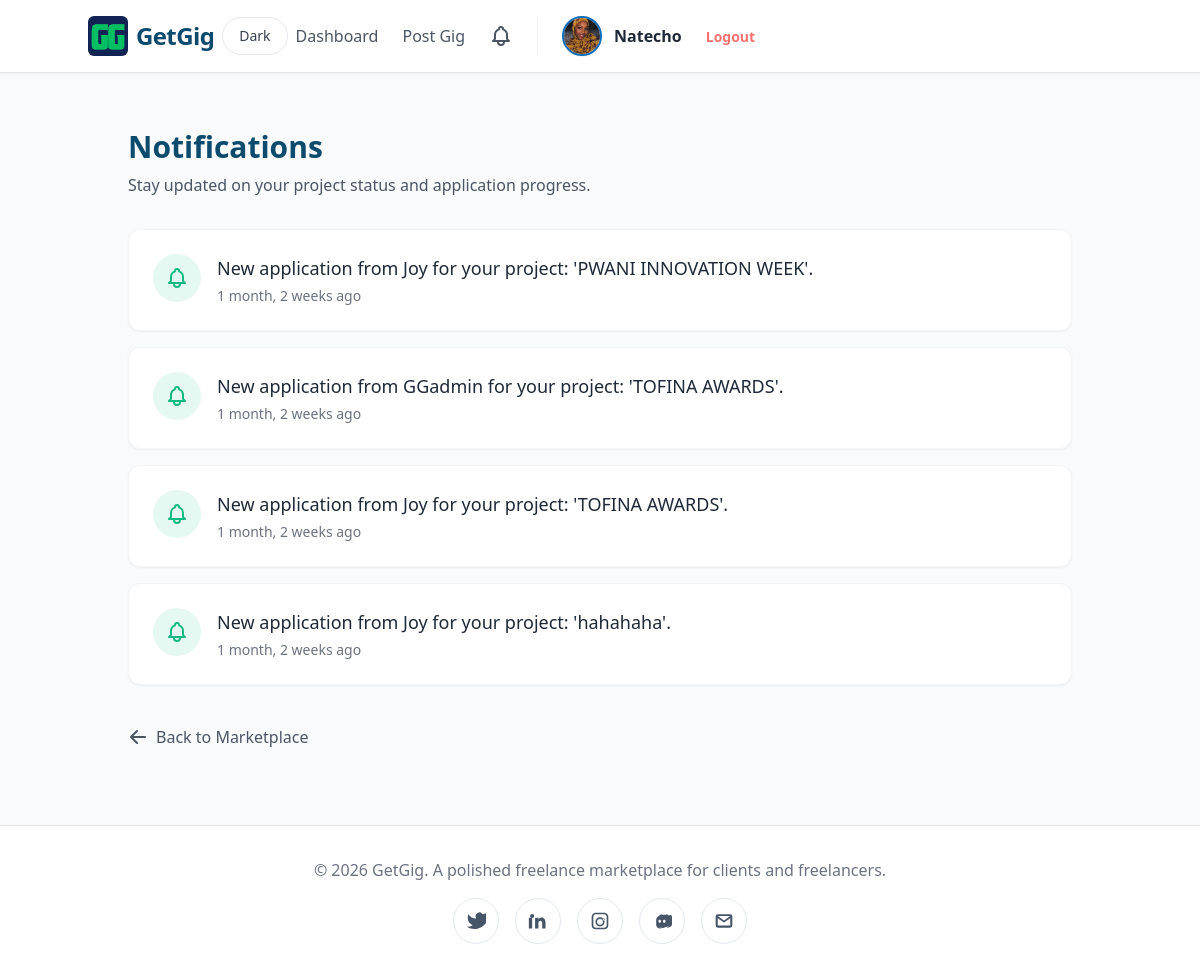
Page /users/notifications/ (signed in) on the earlier database version.
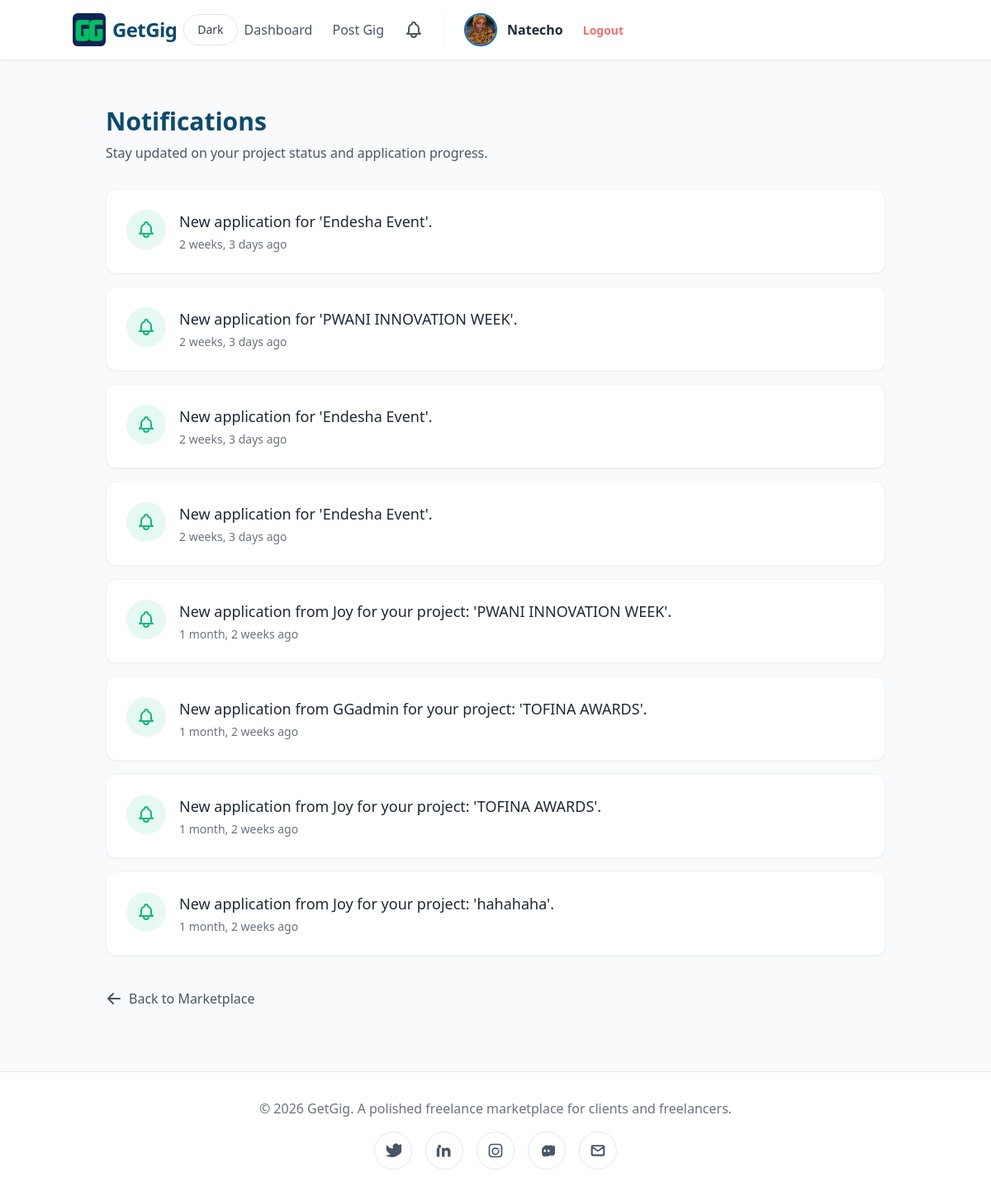
Same page on the later database version.
### users/models.py (models this page shows, shortened)
class CustomUser(AbstractUser):
    USER_TYPE_CHOICES = (
        ('client', 'Client'),
        ('freelancer', 'Freelancer'),
    )
    user_type = models.CharField(max_length=10, choices=USER_TYPE_CHOICES, default='freelancer')
    profile_image = models.ImageField(upload_to='profiles/', default='profiles/default.png')
    bio = models.TextField(blank=True)
    profile_image = models.ImageField(upload_to='profiles/', blank=True, null=True)
    company_name = models.CharField(max_length=100, blank=True)
    skills = models.CharField(max_length=255, blank=True)

class Notification(models.Model):
    user = models.ForeignKey(settings.AUTH_USER_MODEL, on_delete=models.CASCADE, related_name='notifications')
    message = models.TextField()
    is_read = models.BooleanField(default=False)
    created_at = models.DateTimeField(auto_now_add=True)
    class Meta:
        ordering = ['-created_at']

### users/views.py (the view)
# urls.py: path('notifications/', views.notifications_view, name='notifications'),
@login_required
def notifications_view(request):
    notifications = request.user.notifications.all()
    notifications.update(is_read=True)
    return render(request, 'users/notifications.html', {'notifications': notifications})

### templates/users/notifications.html (shortened to what this page needs)
{% extends 'base.html' %}
{% block content %}
<div class="max-w-5xl mx-auto mt-8 px-4">
    <div class="mb-8">
        <h1 class="text-3xl font-bold text-[#0c4a6e]">Notifications</h1>
        <p class="text-gray-600 dark:text-slate-400 mt-2">Stay updated on your project status and application progress.</p>
    </div>
    <div class="space-y-4">
        {% if notifications %}
            {% for notification in notifications %}
                <div class="bg-white dark:bg-slate-900 dark:border-slate-700 border border-gray-100 rounded-xl p-6 shadow-sm flex items-start justify-between transition hover:shadow-md">
                    <div class="flex items-start space-x-4">
                        <div class="bg-[#10b9811a] p-3 rounded-full">
                        </div>
                        <div>
                            <p class="text-gray-800 dark:text-slate-100 text-lg {% if not notification.is_read %}font-semibold{% else %}font-normal{% endif %}">
                                {{ notification.message }}
                            </p>
                            <p class="text-sm text-gray-500 dark:text-slate-400 mt-1">
                                {{ notification.created_at|timesince }} ago
                            </p>
                        </div>
                    </div>
                </div>
            {% endfor %}
        {% endif %}
    </div>
    <div class="mt-10 pb-12">
        <a href="{% url 'users:dashboard_redirect' %}" class="inline-flex items-center text-gray-600 dark:text-slate-300 hover:text-[#10b981] font-medium transition">
            <svg xmlns="http://www.w3.org/2000/svg" class="h-5 w-5 mr-2" viewBox="0 0 20 20" fill="currentColor">
                <path fill-rule="evenodd" d="M9.707 16.707a1 1 0 01-1.414 0l-6-6a1 1 0 010-1.414l6-6a1 1 0 011.414 1.414L5.414 9H17a1 1 0 110 2H5.414l4.293 4.293a1 1 0 010 1.414z" clip-rule="evenodd" />
            </svg>
            Back to Marketplace
        </a>
    </div>
</div>
{% endblock %}

### templates/base.html (shortened to what this page needs)
{% load static %}
{% load pwa %}
<!DOCTYPE html>
<html lang="en">
<head>
    <script src="https://cdn.tailwindcss.com"></script>
</head>
<body class="bg-slate-50 text-slate-900 min-h-screen flex flex-col transition-colors duration-300 dark:bg-slate-950 dark:text-slate-100">
    <nav class="bg-white border-b border-gray-200 p-4 shadow-sm transition-colors duration-300 dark:bg-slate-900 dark:border-slate-700">
        <div class="container mx-auto flex flex-wrap justify-between items-center gap-4">
            <div class="flex items-center space-x-2">
                <a href="/" class="flex items-center space-x-2">
                <img src="{% static 'images/logo.jpg' %}" alt="GetGig Logo" class="h-10 w-auto rounded-md">
                <span class="text-2xl font-bold text-[#0c4a6e] tracking-tight">GetGig</span>
            </a>
            <button id="theme-toggle" type="button" class="inline-flex items-center rounded-full border border-gray-200 bg-white px-4 py-2 text-sm text-gray-700 hover:bg-gray-100 transition-colors duration-200 dark:border-slate-700 dark:bg-slate-800 dark:text-slate-200 dark:hover:bg-slate-700">
                <span id="theme-toggle-text">Dark</span>
            </button>
            <div class="flex items-center space-x-6 font-medium text-gray-600 dark:text-slate-300">
                {% if user.is_authenticated %}
                    {% if user.user_type == 'freelancer' %}
                        <a href="{% url 'projects:freelancer_dashboard' %}" class="hover:text-mint">Marketplace</a>
                        <a href="{% url 'projects:my_bids' %}" class="hover:text-mint">My Bids</a>
                    {% else %}
                        <a href="{% url 'projects:client_dashboard' %}" class="hover:text-mint">Dashboard</a>
                        <a href="{% url 'projects:create_project' %}" class="hover:text-ocean">Post Gig</a>
                    {% endif %}
                    <a href="{% url 'users:notifications' %}" class="text-gray-600 dark:text-slate-300 hover:text-blue-600 relative">
                    </a>
                    <a href="{% url 'users:edit_profile' %}" class="flex items-center space-x-3 group border-l pl-6 border-gray-100 dark:border-slate-700">
                        {% if user.profile_image %}
                            <img src="{{ user.profile_image.url }}" class="w-10 h-10 rounded-full object-cover border-2 border-[#0C6FBD] group-hover:border-mint transition shadow-sm">
                        {% else %}
                            <div class="w-10 h-10 rounded-full bg-[#0C6FBD] text-white flex items-center justify-center font-bold shadow-sm group-hover:bg-blue-700 transition">
                                {{ user.username|first|upper }}
                            </div>
                        {% endif %}
                        <span class="font-bold text-gray-800 dark:text-slate-100 hidden md:inline">{{ user.username }}</span>
                    </a>
                    <form action="{% url 'logout' %}" method="post" class="inline">
                        <button type="submit" class="text-sm font-bold text-red-400 hover:text-red-600 transition">Logout</button>
                    </form>
                {% else %}
                    <a href="{% url 'login' %}" class="hover:text-ocean">Login</a>
                    <a href="{% url 'users:register' %}" class="bg-[#0F52BA] hover:bg-blue-700 text-white px-6 py-2 rounded-lg transition shadow-md">
                        Join GetGig
                    </a>
                {% endif %}
            </div>
        </div>
    </nav>
    <div class="container mx-auto p-6 flex-grow">
        {% block content %}{% endblock %}
    </div>
    <footer class="bg-white border-t border-gray-200 p-8 text-center text-gray-500 transition-colors duration-300 dark:bg-slate-900 dark:border-slate-700 dark:text-slate-400">
        <div class="max-w-6xl mx-auto space-y-4">
            <p>© 2026 GetGig. A polished freelance marketplace for clients and freelancers.</p>
            <div class="flex flex-wrap justify-center gap-4 text-slate-600 dark:text-slate-400">
                <a href="https://twitter.com/getgighq" class="inline-flex items-center justify-center rounded-full border border-slate-200 p-3 transition hover:border-ocean hover:text-ocean dark:border-slate-700 dark:hover:text-mint" aria-label="Twitter">
                    <svg xmlns="http://www.w3.org/2000/svg" viewBox="0 0 24 24" class="h-5 w-5" fill="currentColor"><path d="M23 3a10.9 10.9 0 01-3.14.86A4.48 4.48 0 0012 8.12v1A10.66 10.66 0 013 4s-4 9 5 13a11.64 11.64 0 01-7 2c13 8 27-4 27-15.5a4.5 4.5 0 00-.08-.83A7.72 7.72 0 0023 3z"/></svg>
                </a>
                <a href="https://www.linkedin.com/company/getgig-connect" class="inline-flex items-center justify-center rounded-full border border-slate-200 p-3 transition hover:border-ocean hover:text-ocean dark:border-slate-700 dark:hover:text-mint" aria-label="LinkedIn">
                    <svg xmlns="http://www.w3.org/2000/svg" viewBox="0 0 24 24" class="h-5 w-5" fill="currentColor"><path d="M4.98 3.5a2.5 2.5 0 11-.02 0zm.02 4.5H1V21h4V8zm7.5 0h-4v13h4v-6.5c0-3.5 4.5-3.8 4.5 0V21h4v-7.5c0-7.25-7.5-7-8.5-3.25V8z"/></svg>
                </a>
                <a href="https://www.instagram.com/getgig.studio" class="inline-flex items-center justify-center rounded-full border border-slate-200 p-3 transition hover:border-ocean hover:text-ocean dark:border-slate-700 dark:hover:text-mint" aria-label="Instagram">
                </a>
                <a href="https://discord.gg/getgig-community" class="inline-flex items-center justify-center rounded-full border border-slate-200 p-3 transition hover:border-ocean hover:text-ocean dark:border-slate-700 dark:hover:text-mint" aria-label="Discord">
                </a>
                <a href="mailto:hello@getgig.com" class="inline-flex items-center justify-center rounded-full border border-slate-200 p-3 transition hover:border-ocean hover:text-ocean dark:border-slate-700 dark:hover:text-mint" aria-label="Email">
                    <svg xmlns="http://www.w3.org/2000/svg" viewBox="0 0 24 24" class="h-5 w-5" fill="currentColor"><path d="M2 6.5A2.5 2.5 0 014.5 4h15A2.5 2.5 0 0122 6.5v11A2.5 2.5 0 0119.5 20h-15A2.5 2.5 0 012 17.5v-11zm2.5-.5L12 11.5 19.5 6H4.5zm0 2.75V17.5h15V8.75l-7.5 5-7.5-5z"/></svg>
                </a>
            </div>
        </div>
    </footer>
</body>
</html>

Differences in the rows shown:
added Notification: message "New application for 'Endesha Event'.", created_at "2 weeks, 3 days"
added Notification: message "New application for 'PWANI INNOVATION WEEK'.", created_at "2 weeks, 3 days"
added Notification: message "New application for 'Endesha Event'.", created_at "2 weeks, 3 days"
added Notification: message "New application for 'Endesha Event'.", created_at "2 weeks, 3 days"
